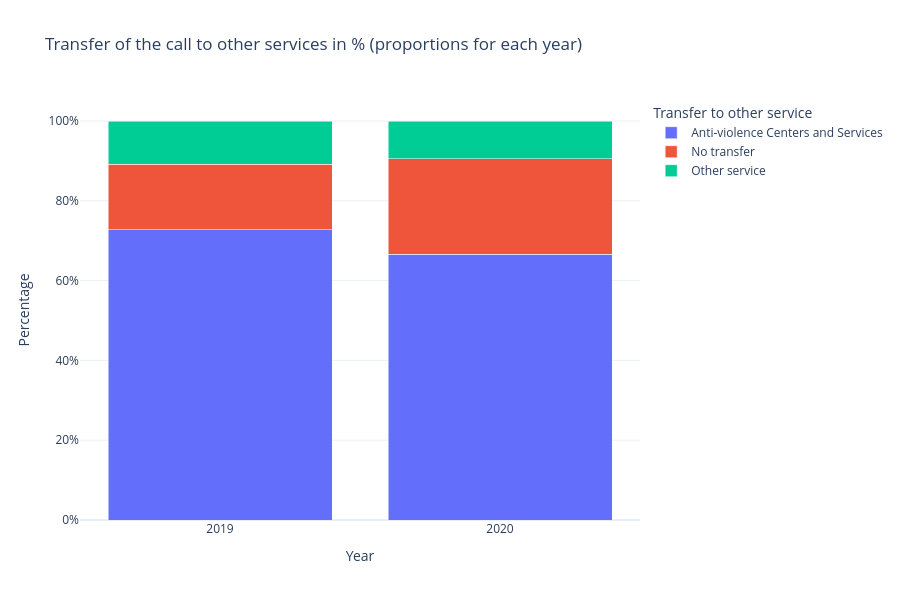

The cell this chart's notebook holds for it:
### Code cell
#I want to add the % symbol as a suffix to all numbers, I tried to do it before making the chart but it made
#the values of the y axis incomprehensible, so I'm doing it this way.
antiviolencecentres_barchart.update_layout(
    yaxis = dict(ticksuffix= "%"))

### Figure 1 — Plotly figure (JSON) as saved in the notebook; plotly's stock layout.template omitted (floating-point values rounded to 4 significant figures)
{"data": [{"alignmentgroup": "True", "hovertemplate": "Transfer to other service=Anti-violence Centers and Services<br>Year=%{x}<br>Percentage=%{y}<extra></extra>", "legendgroup": "Anti-violence Centers and Services", "marker": {"color": "#636efa"}, "name": "Anti-violence Centers and Services", "offsetgroup": "Anti-violence Centers and Services", "orientation": "v", "showlegend": true, "textposition": "auto", "type": "bar", "x": ["2019", "2020"], "xaxis": "x", "y": [72.8, 66.6], "yaxis": "y"}, {"alignmentgroup": "True", "hovertemplate": "Transfer to other service=No transfer<br>Year=%{x}<br>Percentage=%{y}<extra></extra>", "legendgroup": "No transfer", "marker": {"color": "#EF553B"}, "name": "No transfer", "offsetgroup": "No transfer", "orientation": "v", "showlegend": true, "textposition": "auto", "type": "bar", "x": ["2019", "2020"], "xaxis": "x", "y": [16.3, 24], "yaxis": "y"}, {"alignmentgroup": "True", "hovertemplate": "Transfer to other service=Other service<br>Year=%{x}<br>Percentage=%{y}<extra></extra>", "legendgroup": "Other service", "marker": {"color": "#00cc96"}, "name": "Other service", "offsetgroup": "Other service", "orientation": "v", "showlegend": true, "textposition": "auto", "type": "bar", "x": ["2019", "2020"], "xaxis": "x", "y": [10.9, 9.4], "yaxis": "y"}], "layout": {"barmode": "stack", "height": 600, "legend": {"title": {"text": "Transfer to other service"}, "tracegroupgap": 0}, "title": {"text": "Transfer of the call to other services in % (proportions for each year)"}, "xaxis": {"anchor": "y", "domain": [0, 1], "title": {"text": "Year"}}, "yaxis": {"anchor": "x", "domain": [0, 1], "ticksuffix": "%", "title": {"text": "Percentage"}}}}
